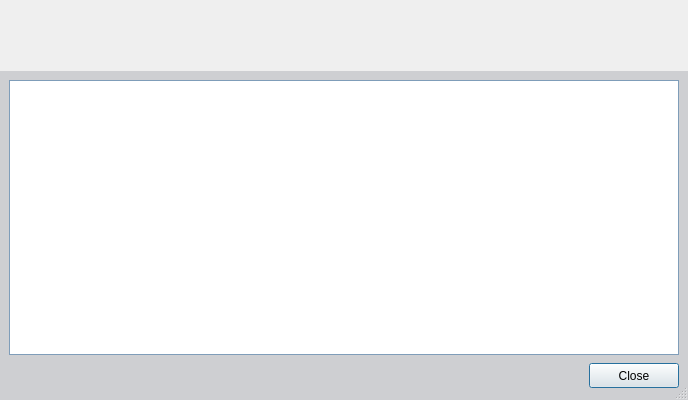
<ui version="4.0" >
 <class>Dialog</class>
 <widget class="QDialog" name="Dialog" >
  <property name="windowModality" >
   <enum>Qt::WindowModal</enum>
  </property>
  <property name="geometry" >
   <rect>
    <x>0</x>
    <y>0</y>
    <width>688</width>
    <height>400</height>
   </rect>
  </property>
  <property name="sizePolicy" >
   <sizepolicy vsizetype="Fixed" hsizetype="Fixed" >
    <horstretch>0</horstretch>
    <verstretch>0</verstretch>
   </sizepolicy>
  </property>
  <property name="minimumSize" >
   <size>
    <width>538</width>
    <height>300</height>
   </size>
  </property>
  <property name="windowTitle" >
   <string>Help - XSupplicant</string>
  </property>
  <property name="windowIcon" >
   <iconset>icons/prod_color.png</iconset>
  </property>
  <property name="sizeGripEnabled" >
   <bool>true</bool>
  </property>
  <layout class="QVBoxLayout" >
   <property name="spacing" >
    <number>0</number>
   </property>
   <property name="leftMargin" >
    <number>0</number>
   </property>
   <property name="topMargin" >
    <number>0</number>
   </property>
   <property name="rightMargin" >
    <number>0</number>
   </property>
   <property name="bottomMargin" >
    <number>0</number>
   </property>
   <item>
    <widget class="QFrame" name="HeaderFrame" >
     <property name="sizePolicy" >
      <sizepolicy vsizetype="Fixed" hsizetype="Expanding" >
       <horstretch>1</horstretch>
       <verstretch>0</verstretch>
      </sizepolicy>
     </property>
     <property name="minimumSize" >
      <size>
       <width>538</width>
       <height>71</height>
      </size>
     </property>
     <property name="maximumSize" >
      <size>
       <width>16777215</width>
       <height>71</height>
      </size>
     </property>
     <property name="frameShape" >
      <enum>QFrame::NoFrame</enum>
     </property>
     <property name="frameShadow" >
      <enum>QFrame::Plain</enum>
     </property>
     <layout class="QHBoxLayout" >
      <property name="spacing" >
       <number>0</number>
      </property>
      <property name="leftMargin" >
       <number>0</number>
      </property>
      <property name="topMargin" >
       <number>0</number>
      </property>
      <property name="rightMargin" >
       <number>0</number>
      </property>
      <property name="bottomMargin" >
       <number>0</number>
      </property>
      <item>
       <widget class="QLabel" name="headerLeft" >
        <property name="sizePolicy" >
         <sizepolicy vsizetype="Fixed" hsizetype="Fixed" >
          <horstretch>0</horstretch>
          <verstretch>0</verstretch>
         </sizepolicy>
        </property>
        <property name="minimumSize" >
         <size>
          <width>242</width>
          <height>71</height>
         </size>
        </property>
        <property name="maximumSize" >
         <size>
          <width>242</width>
          <height>71</height>
         </size>
        </property>
        <property name="text" >
         <string/>
        </property>
        <property name="pixmap" >
         <pixmap>images/banner/banner_left.png</pixmap>
        </property>
       </widget>
      </item>
      <item>
       <widget class="QLabel" name="headerLeftTile" >
        <property name="sizePolicy" >
         <sizepolicy vsizetype="Fixed" hsizetype="Preferred" >
          <horstretch>3</horstretch>
          <verstretch>0</verstretch>
         </sizepolicy>
        </property>
        <property name="minimumSize" >
         <size>
          <width>1</width>
          <height>71</height>
         </size>
        </property>
        <property name="maximumSize" >
         <size>
          <width>16777215</width>
          <height>71</height>
         </size>
        </property>
        <property name="text" >
         <string/>
        </property>
        <property name="pixmap" >
         <pixmap>images/banner/banner_left_bg.png</pixmap>
        </property>
        <property name="scaledContents" >
         <bool>true</bool>
        </property>
       </widget>
      </item>
      <item>
       <widget class="QLabel" name="headerCenter" >
        <property name="sizePolicy" >
         <sizepolicy vsizetype="Fixed" hsizetype="Fixed" >
          <horstretch>0</horstretch>
          <verstretch>0</verstretch>
         </sizepolicy>
        </property>
        <property name="minimumSize" >
         <size>
          <width>76</width>
          <height>71</height>
         </size>
        </property>
        <property name="maximumSize" >
         <size>
          <width>76</width>
          <height>71</height>
         </size>
        </property>
        <property name="text" >
         <string/>
        </property>
        <property name="pixmap" >
         <pixmap>images/banner/banner_center.png</pixmap>
        </property>
       </widget>
      </item>
      <item>
       <widget class="QLabel" name="headerRightTile" >
        <property name="sizePolicy" >
         <sizepolicy vsizetype="Fixed" hsizetype="Expanding" >
          <horstretch>2</horstretch>
          <verstretch>0</verstretch>
         </sizepolicy>
        </property>
        <property name="minimumSize" >
         <size>
          <width>1</width>
          <height>71</height>
         </size>
        </property>
        <property name="maximumSize" >
         <size>
          <width>16777215</width>
          <height>71</height>
         </size>
        </property>
        <property name="text" >
         <string/>
        </property>
        <property name="pixmap" >
         <pixmap>images/banner/banner_right_bg.png</pixmap>
        </property>
        <property name="scaledContents" >
         <bool>true</bool>
        </property>
       </widget>
      </item>
      <item>
       <widget class="QLabel" name="headerRight" >
        <property name="sizePolicy" >
         <sizepolicy vsizetype="Fixed" hsizetype="Fixed" >
          <horstretch>0</horstretch>
          <verstretch>0</verstretch>
         </sizepolicy>
        </property>
        <property name="minimumSize" >
         <size>
          <width>218</width>
          <height>71</height>
         </size>
        </property>
        <property name="maximumSize" >
         <size>
          <width>218</width>
          <height>71</height>
         </size>
        </property>
        <property name="text" >
         <string/>
        </property>
        <property name="pixmap" >
         <pixmap>images/banner/banner_right.png</pixmap>
        </property>
       </widget>
      </item>
     </layout>
    </widget>
   </item>
   <item>
    <widget class="QFrame" name="MainFrame" >
     <property name="sizePolicy" >
      <sizepolicy vsizetype="Expanding" hsizetype="Expanding" >
       <horstretch>0</horstretch>
       <verstretch>0</verstretch>
      </sizepolicy>
     </property>
     <property name="palette" >
      <palette>
       <active>
        <colorrole role="Base" >
         <brush brushstyle="SolidPattern" >
          <color alpha="255" >
           <red>255</red>
           <green>255</green>
           <blue>255</blue>
          </color>
         </brush>
        </colorrole>
        <colorrole role="Window" >
         <brush brushstyle="SolidPattern" >
          <color alpha="255" >
           <red>206</red>
           <green>207</green>
           <blue>210</blue>
          </color>
         </brush>
        </colorrole>
       </active>
       <inactive>
        <colorrole role="Base" >
         <brush brushstyle="SolidPattern" >
          <color alpha="255" >
           <red>255</red>
           <green>255</green>
           <blue>255</blue>
          </color>
         </brush>
        </colorrole>
        <colorrole role="Window" >
         <brush brushstyle="SolidPattern" >
          <color alpha="255" >
           <red>206</red>
           <green>207</green>
           <blue>210</blue>
          </color>
         </brush>
        </colorrole>
       </inactive>
       <disabled>
        <colorrole role="Base" >
         <brush brushstyle="SolidPattern" >
          <color alpha="255" >
           <red>206</red>
           <green>207</green>
           <blue>210</blue>
          </color>
         </brush>
        </colorrole>
        <colorrole role="Window" >
         <brush brushstyle="SolidPattern" >
          <color alpha="255" >
           <red>206</red>
           <green>207</green>
           <blue>210</blue>
          </color>
         </brush>
        </colorrole>
       </disabled>
      </palette>
     </property>
     <property name="autoFillBackground" >
      <bool>true</bool>
     </property>
     <property name="frameShape" >
      <enum>QFrame::NoFrame</enum>
     </property>
     <property name="frameShadow" >
      <enum>QFrame::Raised</enum>
     </property>
     <layout class="QVBoxLayout" >
      <item>
       <widget class="QTextBrowser" name="dataFieldHelpWindow" >
        <property name="palette" >
         <palette>
          <active>
           <colorrole role="WindowText" >
            <brush brushstyle="SolidPattern" >
             <color alpha="255" >
              <red>127</red>
              <green>157</green>
              <blue>185</blue>
             </color>
            </brush>
           </colorrole>
          </active>
          <inactive>
           <colorrole role="WindowText" >
            <brush brushstyle="SolidPattern" >
             <color alpha="255" >
              <red>127</red>
              <green>157</green>
              <blue>185</blue>
             </color>
            </brush>
           </colorrole>
          </inactive>
          <disabled>
           <colorrole role="WindowText" >
            <brush brushstyle="SolidPattern" >
             <color alpha="255" >
              <red>118</red>
              <green>116</green>
              <blue>108</blue>
             </color>
            </brush>
           </colorrole>
          </disabled>
         </palette>
        </property>
        <property name="frameShape" >
         <enum>QFrame::Box</enum>
        </property>
        <property name="frameShadow" >
         <enum>QFrame::Plain</enum>
        </property>
       </widget>
      </item>
      <item>
       <widget class="QFrame" name="buttonFrame" >
        <property name="sizePolicy" >
         <sizepolicy vsizetype="Fixed" hsizetype="Preferred" >
          <horstretch>0</horstretch>
          <verstretch>0</verstretch>
         </sizepolicy>
        </property>
        <property name="minimumSize" >
         <size>
          <width>16</width>
          <height>30</height>
         </size>
        </property>
        <property name="maximumSize" >
         <size>
          <width>16777215</width>
          <height>30</height>
         </size>
        </property>
        <property name="frameShape" >
         <enum>QFrame::NoFrame</enum>
        </property>
        <property name="frameShadow" >
         <enum>QFrame::Raised</enum>
        </property>
        <layout class="QHBoxLayout" >
         <property name="leftMargin" >
          <number>0</number>
         </property>
         <property name="topMargin" >
          <number>0</number>
         </property>
         <property name="rightMargin" >
          <number>0</number>
         </property>
         <property name="bottomMargin" >
          <number>0</number>
         </property>
         <item>
          <spacer>
           <property name="orientation" >
            <enum>Qt::Horizontal</enum>
           </property>
           <property name="sizeHint" >
            <size>
             <width>40</width>
             <height>20</height>
            </size>
           </property>
          </spacer>
         </item>
         <item>
          <widget class="QPushButton" name="buttonClose" >
           <property name="sizePolicy" >
            <sizepolicy vsizetype="Fixed" hsizetype="Fixed" >
             <horstretch>0</horstretch>
             <verstretch>0</verstretch>
            </sizepolicy>
           </property>
           <property name="minimumSize" >
            <size>
             <width>90</width>
             <height>25</height>
            </size>
           </property>
           <property name="maximumSize" >
            <size>
             <width>90</width>
             <height>25</height>
            </size>
           </property>
           <property name="font" >
            <font>
             <family>Arial</family>
             <pointsize>9</pointsize>
            </font>
           </property>
           <property name="text" >
            <string>Close</string>
           </property>
           <property name="default" >
            <bool>true</bool>
           </property>
          </widget>
         </item>
        </layout>
       </widget>
      </item>
     </layout>
    </widget>
   </item>
  </layout>
 </widget>
 <resources/>
 <connections/>
</ui>
